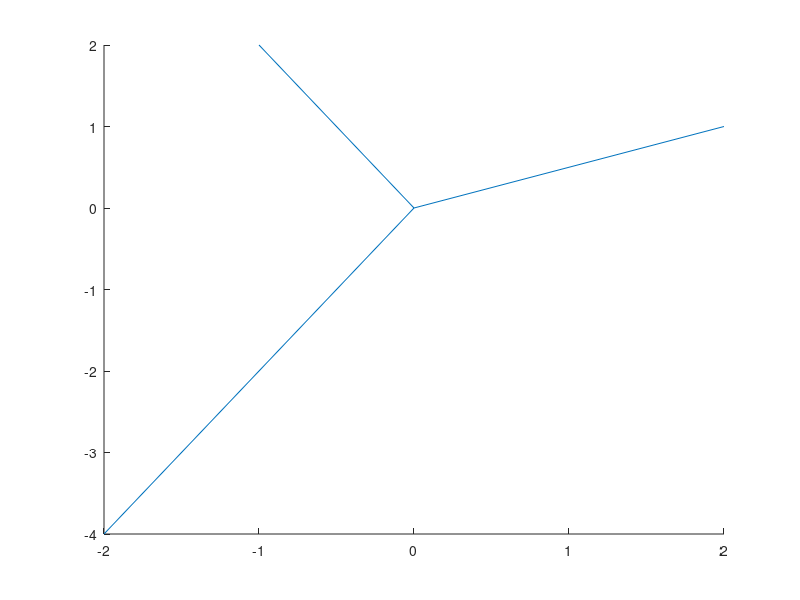
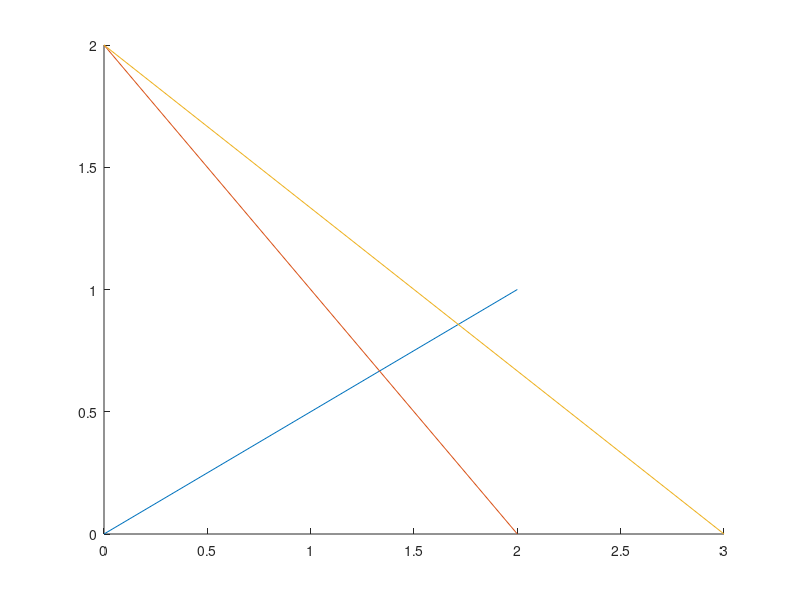
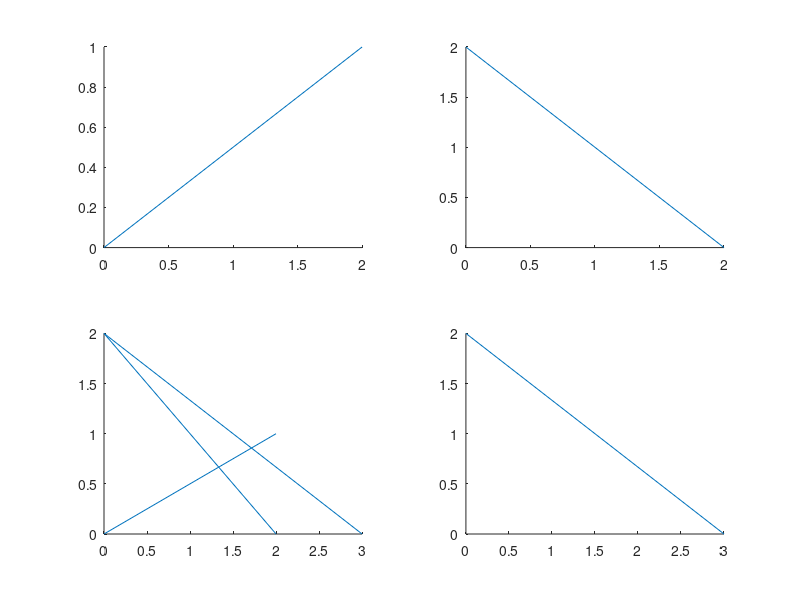
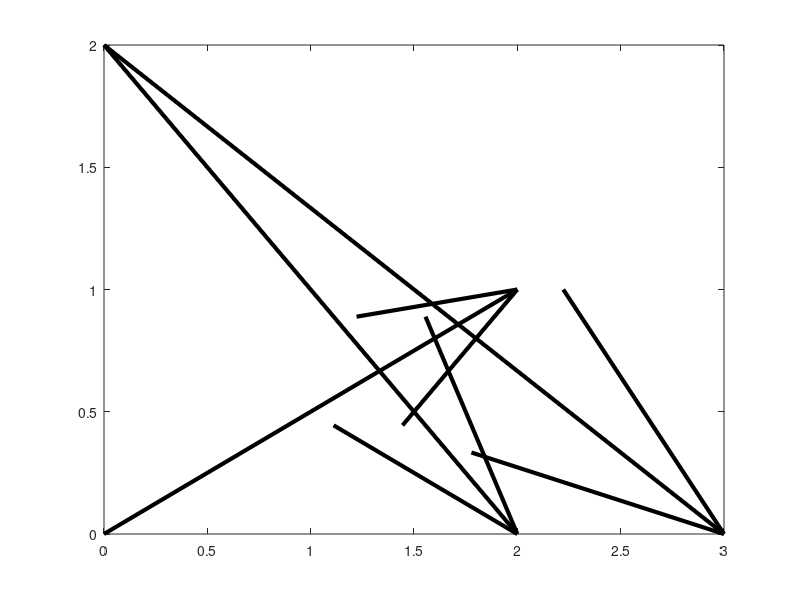

The MATLAB script that drew these images, in order:
%% 1
figure;
line([0; 2], [0; 1])
line([0; -1], [0; 2])
line([-2; 0], [-4; 0])
%% 2
figure;
line([0, 0, 0; 2, 2, 3], [0, 2, 2; 1, 0, 0])
%% 3
figure;
subplot(2, 2, 1)
line([0; 2], [0; 1])
subplot(2, 2, 2)
line([0; 2], [2; 0])
subplot(2, 2, 4)
line([0; 3], [2; 0])
subplot(2, 2, 3)
line([0; 2], [0; 1])
line([0; 2], [2; 0])
line([0; 3], [2; 0])
%% 4
figure;
quiver(0, 0, 2, 1, 1, 'black', 'LineWidth', 3)
hold on
quiver(0, 2, 2, -2, 1, 'black', 'LineWidth', 3)
hold on
quiver(0, 2, 3, -2, 1, 'black', 'LineWidth', 3)
%% 5
figure;
quiver3(0, 0, 0, 1, 0, 0, 1)
hold on
quiver3(0, 0, 0, 0, 1, 0, 1)
quiver3(0, 0, 0, 0, 0, 1, 1)
%% 6
figure;
quiver(0, 0, 0, 10, 1, 'LineWidth', 2)
hold on
quiver(0, 0, 10, 0, 1, 'LineWidth', 2)
quiver(0, 0, 0, 1, 1, 'black', 'LineWidth', 4)
quiver(0, 0, 1, 0, 1, 'black', 'LineWidth', 4)
%% 7
figure;
quiver3(0, 0, 0, 0, 10, 0, 1, 'LineWidth', 2)
hold on
quiver3(0, 0, 0, 10, 0, 0, 1, 'LineWidth', 2)
quiver3(0, 0, 0, 0, 0, 10, 1, 'LineWidth', 2)
quiver3(0, 0, 0, 1, 0, 0, 1, 'black', 'LineWidth', 4)
quiver3(0, 0, 0, 0, 1, 0, 1, 'black', 'LineWidth', 4)
quiver3(0, 0, 0, 0, 0, 1, 1, 'black', 'LineWidth', 4)
%% 8.1
figure;
plot(-1, 3.5, 'o')
hold on
text(-1, 3.5, ' (-1, 3.5)')
plot(2, -5, 'o')
text(2, -5, '(2, -5)')
line([-1; 2], [3.5; -5])
axis([-1 2 -6 4])
grid on
axis equal
%% 8.2
figure;
plot(1, -1, 'o')
hold on
text(1, -1, ' (1, -1)')
plot(4, 0, 'o')
text(4, 0, '(4, 0)')
plot(2, -3.5, 'o')
text(2, -3.5, '(2, -3.5)')
plot(3, -5, 'o')
text(3, -5, '(3, -5)')
line([1, 4; 2, 3], [-1, 0; -3.5, -5])
axis([0 5 -6 1])
grid on
axis equal
%% 9
figure;
plot(-2, 0, 'o')
hold on
text(-2, 0, 'A')
plot(1, 2, 'o')
text(1, 2, 'B')
plot(1, -1, 'o')
text(1, -1, 'C')
quiver(-2, 0, 3, 2, 1, 'blue')
quiver(1, 2, 0, -3, 1, 'blue')
quiver(-2, 0, 3, -1, 1, 'r')
axis([-3 2 -2 3])
%% 10
figure;
subplot(1, 2, 1)
a = [-2, 0];
b = [1, 2];
c = [1, -1];
d = [a(1) + (c(1) - b(1)), 0 + (c(2) - b(2))];
line([a(1), b(1), c(1), d(1); b(1), c(1), d(1), a(1)], [a(2), b(2), c(2), d(2); b(2), c(2), d(2), a(2)])
hold on
text(d(1), d(2), 'D')
text(a(1), a(2), 'A')
text(b(1), b(2), 'B')
text(c(1), c(2), 'C')
axis([-3 2 -2 3])
grid on
axis equal
subplot(1, 2, 2)
quiver(a(1), a(2), b(1) - a(1), b(2) - a(2), 1, 'blue')
hold on
quiver(b(1), b(2), c(1) - b(1), c(2) - b(2), 1, 'black')
quiver(a(1), a(2), d(1) - a(1), d(2) - a(2), 1, 'blue')
quiver(a(1), a(2), c(1) - a(1), c(2) - a(2), 1, 'r')
quiver(c(1), c(2), d(1) - c(1), d(2) - c(2), 1, 'black')
text(d(1), d(2), 'D')
text(a(1), a(2), 'A')
text(b(1), b(2), 'B')
text(c(1), c(2), 'C')
axis([-3 2 -2 3])
grid on
axis equal
%% 11
figure;
subplot(1, 2, 1)
a1 = [2, 4, 6];
b1 = [3, 5, 2];
c1 = [a1(1) + b1(1), a1(2) + b1(2), a1(3) + b1(3)];
quiver3(0, 0, 0, a1(1), a1(2), a1(3), 1)
hold on
quiver3(0, 0, 0, b1(1), b1(2), b1(3), 1)
quiver3(0, 0, 0, c1(1), c1(2), c1(3), 1)
text(a1(1) / 2, a1(2) / 2, a1(3) / 2, '{\bf}a1')
text(b1(1) / 2, b1(2) / 2, b1(3) / 2, '{\bf}b1')
text(c1(1) / 2, c1(2) / 2, c1(3) / 2, '{\bf}c1')
grid on
axis equal
subplot(1, 2, 2)
a2 = [7, 6, 5];
b2 = [3, 5, 2];
c2 = [a2(1) - b2(1), a2(2) - b2(2), a2(3) - b2(3)];
quiver3(0, 0, 0, a2(1), a2(2), a2(3), 1)
hold on
quiver3(0, 0, 0, b2(1), b2(2), b2(3), 1)
quiver3(0, 0, 0, c2(1), c2(2), c2(3), 1)
text(a2(1) / 2, a2(2) / 2, a2(3) / 2, '{\bf}a2')
text(b2(1) / 2, b2(2) / 2, b2(3) / 2, '{\bf}b2')
text(c2(1) / 2, c2(2) / 2, c2(3) / 2, '{\bf}c2')
grid on
axis equal
